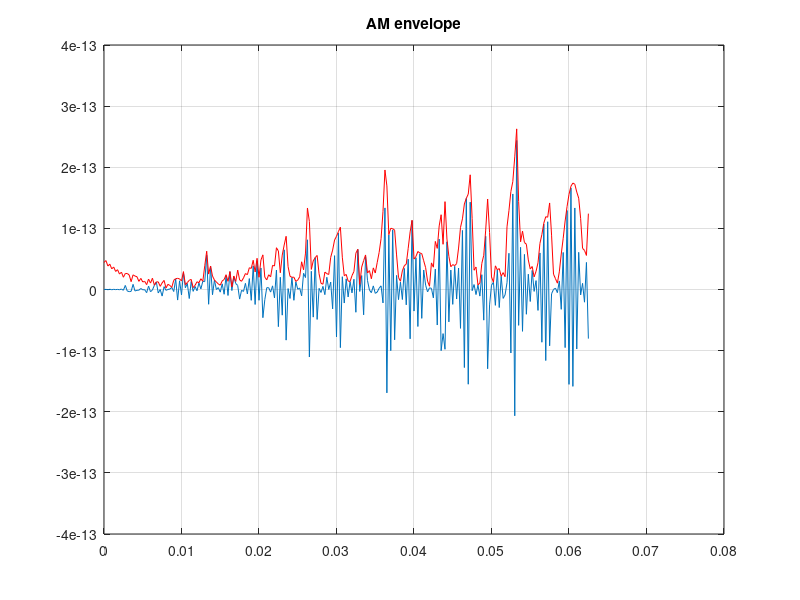

Write MATLAB code to recreate this figure.
% AM: огибающая
% m ≤ 1 норма; m > 1 — перемодуляция

m = 0.8;
fs2 = 4000;
ta = 0:1/fs2:0.0625;
msg = cos(2*pi*300*ta);
am = (1 + m*msg).*sin(2*pi*2000*ta);
np2 = 2^nextpow2(numel(am));
env = abs(hilbert([am(:); zeros(np2 - numel(am), 1)]));
env = env(1:numel(am));
figure;
plot(ta, am, ta, env, 'r');
title('AM envelope'); grid on;

%{
@play
{
 "title": "AM: envelope",
 "groups": [
  {
   "name": "Modulation",
   "controls": [
    {
     "var": "m",
     "label": "Index m",
     "min": 0.1,
     "max": 1.5,
     "step": 0.1,
     "default": 0.8
    }
   ]
  }
 ]
}
%}
